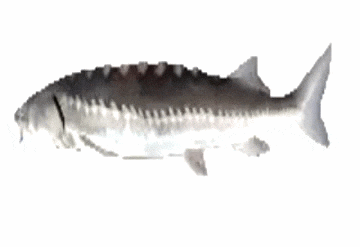
#> input picture tablo/fish.gif, 360 x 247 px, found by its file name
$ python april_painting.py tablo/fish.gif
#> lines starting #> are read from the running program, lines starting #| are printed output that depends on the picture
#!/usr/bin/env python3
"""
Turns an animated GIF into what HunterBoard's April Fools paintings read: the frames stacked
in one PNG strip (top to bottom), and a small JSON with their size and timing.

    python tools/april_painting.py tablo/fish.gif

writes src/main/resources/assets/hunterboard/textures/april/fish.png and fish.json (named
after the GIF). The game decodes the PNG itself (Minecraft's own PNG reader), so nothing in
the mod depends on Java's GIF support or on how a GIF composes its frames: Pillow does that
here, once, frame after frame, each frame complete.

Needs Pillow.
"""
import json
import os
import sys

from PIL import Image, ImageSequence

ROOT = os.path.dirname(os.path.dirname(os.path.abspath(__file__)))
OUT = os.path.join(ROOT, "src", "main", "resources", "assets", "hunterboard", "textures", "april")


def main(path):
#> called with path = 'tablo/fish.gif'
    gif = Image.open(path)
#> gif is the input picture: PIL image 360x247 P; mean R, G, B 229.4, 228.5, 227.9
    frames, durations = [], []
    for frame in ImageSequence.Iterator(gif):
        frames.append(frame.convert("RGB"))   # each frame complete, as shown
        durations.append(frame.info.get("duration") or 100)
#> this loop made 36 passes
#> after the loop, durations = 36 values from 90 to 90; frames = 36 items
    w, h = frames[0].size
#> w = 360; h = 247
    strip = Image.new("RGB", (w, h * len(frames)))
#> strip: PIL image 360x8892 RGB; every value is 0
    for i, f in enumerate(frames):
        strip.paste(f, (0, i * h))
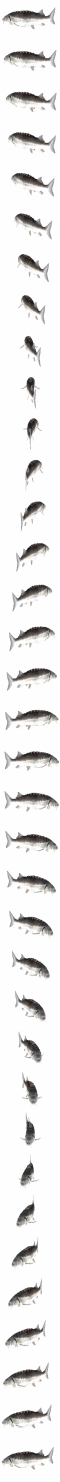
#> strip: PIL image 360x8892 RGB (shown at 1/6 size); mean R, G, B 234.9, 234.3, 233.8
    # one palette for the whole strip: as small as the GIF, read by any PNG decoder
    strip = strip.quantize(colors=256, method=Image.Quantize.MEDIANCUT, dither=Image.Dither.NONE)
#> strip: PIL image 360x8892 P
    name = os.path.splitext(os.path.basename(path))[0]
    os.makedirs(OUT, exist_ok=True)
    png = os.path.join(OUT, name + ".png")
    strip.save(png, optimize=True)
    # a single frame time: the game shows every frame for as long (the GIF's most common one)
    frame_ms = max(set(durations), key=durations.count)
#> frame_ms = 90
    with open(os.path.join(OUT, name + ".json"), "w", encoding="utf8") as fh:
        json.dump({"frames": len(frames), "width": w, "height": h, "frameMs": frame_ms}, fh)
    print(f"{png}: {len(frames)} frames of {w}x{h}, {frame_ms} ms each, {os.path.getsize(png) // 1024} KB")
#| src/main/resources/assets/hunterboard/textures/april/fish.png: 36 frames of 360x247, 90 ms each, 403 KB


if __name__ == "__main__":
    main(sys.argv[1] if len(sys.argv) > 1 else os.path.join(ROOT, "tablo", "fish.gif"))
